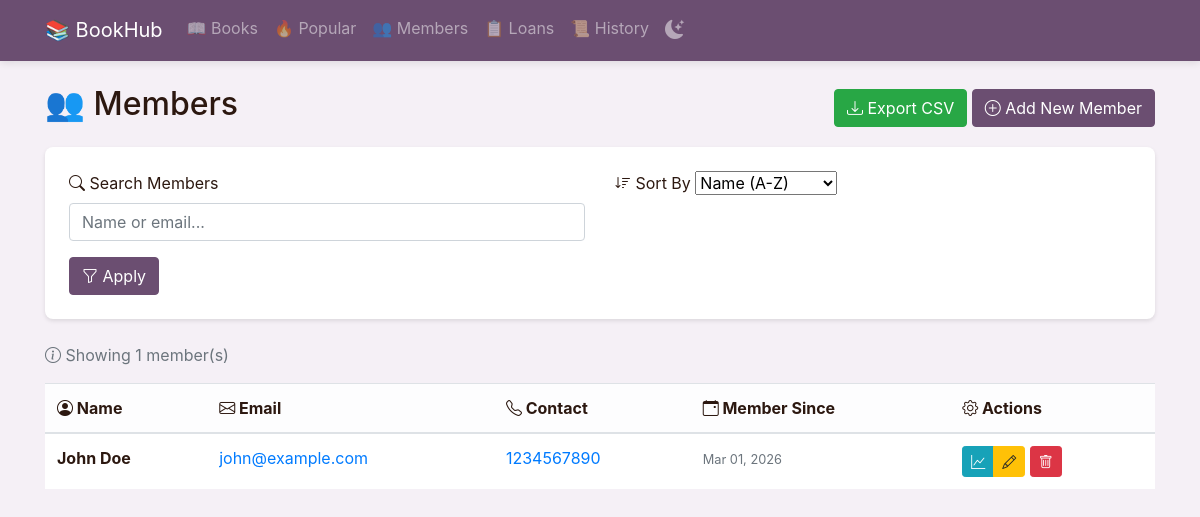
The app's page /members, older data.
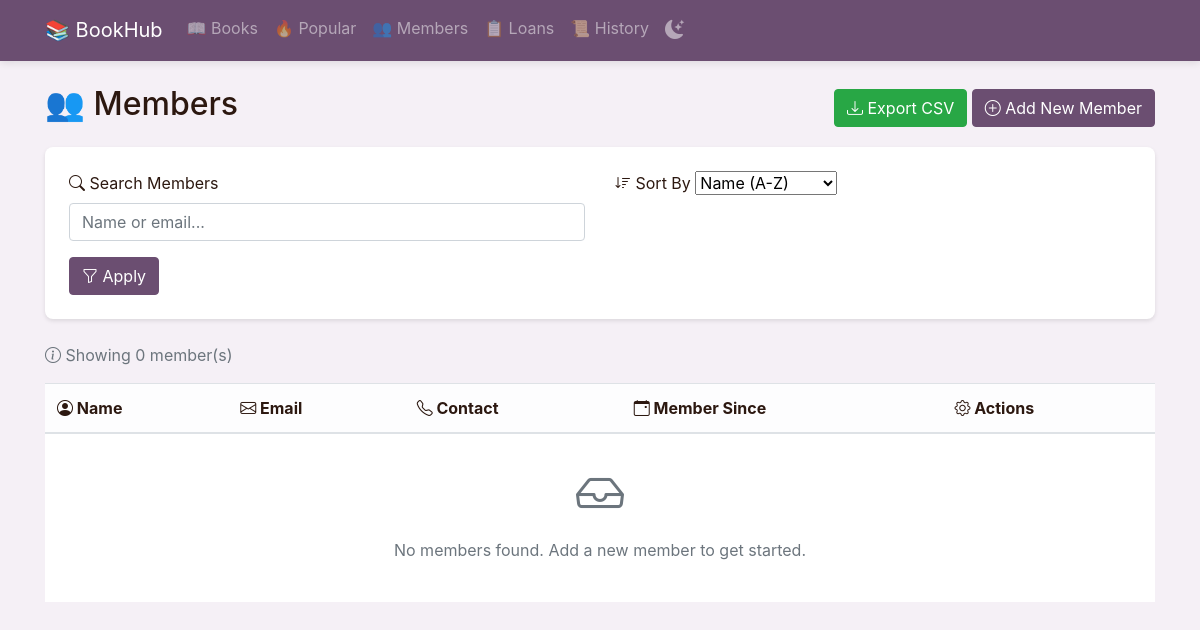
The same page, newer data.
### app.py (models this page shows)
class Member(db.Model):
    id = db.Column(db.Integer, primary_key=True)
    name = db.Column(db.String(100), nullable=False)
    email = db.Column(db.String(100), unique=True, nullable=False)
    contact = db.Column(db.String(15))
    member_since = db.Column(db.Date, default=datetime.utcnow)

### app.py (the view)
@app.route('/members')
def list_members():
    search = request.args.get('search', '')
    sort = request.args.get('sort', 'name')
    page = request.args.get('page', 1, type=int)
    query = Member.query
    if search:
        query = query.filter(
            (Member.name.contains(search)) |
            (Member.email.contains(search))
        )
    if sort == 'recent':
        query = query.order_by(Member.member_since.desc())
    elif sort == 'active':
        query = query.outerjoin(Loan).group_by(Member.id).order_by(db.func.count(Loan.id).desc())
    else:
        query = query.order_by(Member.name)
    total_members = query.count()
    total_pages = ceil(total_members / ITEMS_PER_PAGE)
    members = query.offset((page - 1) * ITEMS_PER_PAGE).limit(ITEMS_PER_PAGE).all()
    return render_template('members.html',
                         members=members,
                         search=search,
                         sort=sort,
                         page=page,
                         total_pages=total_pages)

### templates/members.html (shortened to what this page needs)
{% extends "base.html" %}
{% block content %}
<div class="d-flex justify-content-between align-items-center mb-3">
    <h2>👥 Members</h2>
    <div>
        <a href="/export/members" class="btn btn-success"><i class="bi bi-download"></i> Export CSV</a>
        <a href="/members/add" class="btn btn-primary"><i class="bi bi-plus-circle"></i> Add New Member</a>
    </div>
</div>
<div class="search-filters">
    <form method="get" id="memberSearchForm">
        <div class="row g-3">
            <div class="col-md-6">
                <label class="form-label"><i class="bi bi-search"></i> Search Members</label>
                <input type="text" class="form-control" name="search" placeholder="Name or email..." value="{{ search }}">
            </div>
            <div class="col-md-6">
                <label class="form-label"><i class="bi bi-sort-down"></i> Sort By</label>
                <select class="form-select" name="sort">
                    <option value="name" {% if sort == 'name' %}selected{% endif %}>Name (A-Z)</option>
                </select>
            </div>
        </div>
        <div class="row mt-3">
            <div class="col-md-12">
                <button class="btn btn-primary" type="submit"><i class="bi bi-funnel"></i> Apply</button>
            </div>
        </div>
    </form>
</div>
<div class="mb-3">
    <p class="text-muted">
        <i class="bi bi-info-circle"></i> Showing {{ members|length }} member(s)
    </p>
</div>
<div class="table-responsive">
    <table class="table table-hover">
        <thead class="table-light">
            <tr>
                <th><i class="bi bi-person-circle"></i> Name</th>
                <th><i class="bi bi-envelope"></i> Email</th>
                <th><i class="bi bi-telephone"></i> Contact</th>
                <th><i class="bi bi-calendar-event"></i> Member Since</th>
                <th><i class="bi bi-gear"></i> Actions</th>
            </tr>
        </thead>
        <tbody>
            {% for member in members %}
            <tr>
                <td><strong>{{ member.name }}</strong></td>
                <td>
                    <a href="mailto:{{ member.email }}" class="text-decoration-none">
                        {{ member.email }}
                    </a>
                </td>
                <td>
                    {% if member.contact %}
                    <a href="tel:{{ member.contact }}" class="text-decoration-none">
                        {{ member.contact }}
                    </a>
                    {% else %}
                    <span class="text-muted">-</span>
                    {% endif %}
                </td>
                <td>
                    <small class="text-muted">
                        {{ member.member_since.strftime('%b %d, %Y') if member.member_since else 'N/A' }}
                    </small>
                </td>
                <td>
                    <div class="btn-group btn-group-sm" role="group">
                        <a href="/members/{{ member.id }}/activity" class="btn btn-info" title="View Activity">
                            <i class="bi bi-graph-up"></i>
                        </a>
                        <a href="/members/update/{{ member.id }}" class="btn btn-warning" title="Edit">
                            <i class="bi bi-pencil"></i>
                        </a>
                    </div>
                    <form action="/members/delete/{{ member.id }}" method="post" style="display: inline;">
                        <button type="submit" class="btn btn-danger btn-sm" onclick="return confirm('Are you sure you want to delete this member?')" title="Delete">
                            <i class="bi bi-trash"></i>
                        </button>
                    </form>
                </td>
            </tr>
            {% else %}
            <tr>
                <td colspan="5" class="text-center text-muted py-4">
                    <i class="bi bi-inbox" style="font-size: 3rem;"></i>
                    <p class="mt-2">No members found. Add a new member to get started.</p>
                </td>
            </tr>
            {% endfor %}
        </tbody>
    </table>
</div>
{% endblock %}

### templates/base.html (shortened to what this page needs)
<!DOCTYPE html>
<html lang="en" data-theme="light">
<head>
    <link href="{{ url_for('static', filename='css/bootstrap.min.css') }}" rel="stylesheet">
    <link rel="stylesheet" href="https://cdn.jsdelivr.net/npm/bootstrap-icons@1.11.3/font/bootstrap-icons.min.css">
</head>
<body>
    <nav class="navbar navbar-expand-lg navbar-dark">
        <div class="container">
            <a class="navbar-brand" href="/">📚 BookHub</a>
            <div class="collapse navbar-collapse" id="navbarNav">
                <ul class="navbar-nav ms-auto">
                    <li class="nav-item"><a class="nav-link" href="/books">📖 Books</a></li>
                    <li class="nav-item"><a class="nav-link" href="/books/popular">🔥 Popular</a></li>
                    <li class="nav-item"><a class="nav-link" href="/members">👥 Members</a></li>
                    <li class="nav-item"><a class="nav-link" href="/loans">📋 Loans</a></li>
                    <li class="nav-item"><a class="nav-link" href="/loans/history">📜 History</a></li>
                    <li class="nav-item">
                        <span class="nav-link theme-toggle" onclick="toggleTheme()" title="Toggle Dark Mode">
                            <i class="bi bi-moon-stars-fill" id="theme-icon"></i>
                        </span>
                    </li>
                </ul>
            </div>
        </div>
    </nav>
    <div class="container mt-4">
        {% block content %}{% endblock %}
    </div>
</body>
</html>

### templates/base.html (style rules this page uses)
:root { --primary-color: #6B4E71; --secondary-color: #8E7C93; --accent-color: #B6A6BB; --background-color: #F5F0F6; --text-color: #2C1810; --card-bg: #ffffff; --table-bg: #ffffff; --border-color: #dee2e6; --hover-bg: #f8f9fa; }
body { background-color: var(--background-color); color: var(--text-color); transition: background-color 0.3s ease, color 0.3s ease; }
.navbar { background-color: var(--primary-color) !important; box-shadow: 0 2px 8px rgba(0,0,0,0.1); }
.btn-primary { background-color: var(--primary-color); border-color: var(--primary-color); transition: all 0.3s ease; }
.table { background-color: var(--table-bg); color: var(--text-color); }
.theme-toggle { cursor: pointer; font-size: 1.2rem; padding: 0.5rem; border-radius: 50%; transition: all 0.3s ease; }
.search-filters { background-color: var(--card-bg); padding: 1.5rem; border-radius: 8px; margin-bottom: 1.5rem; box-shadow: 0 2px 4px rgba(0,0,0,0.1); }
* { transition: background-color 0.3s ease, color 0.3s ease, border-color 0.3s ease; }
button, a, .btn { transition: all 0.3s ease; }

Row changes from the older to the newer data that the page shows:
removed Member: name "John Doe", email "john@example.com", contact "1234567890", member_since "Mar 01, 2026"
Text that changed along with them:
{{ members|length }}: "1" → "0"
text now shown: "No members found. Add a new member to get started."
